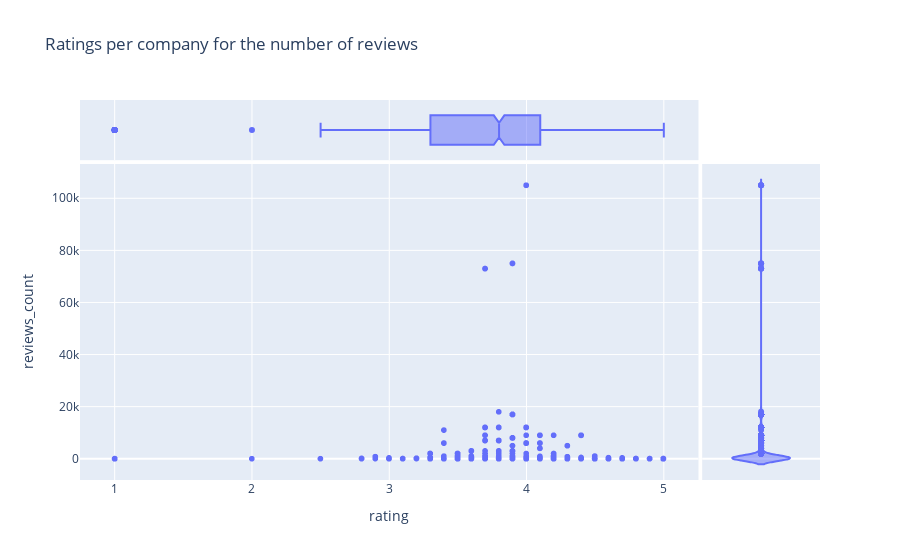

The code cell stored with this chart in its notebook:
### Markdown cell above
### Rating per views

### Code cell
fig = px.scatter(df, x='rating', y='reviews_count', marginal_y="violin",
           marginal_x="box", title='Ratings per company for the number of reviews')
fig.show()

### Figure 1 — Plotly figure (JSON) as saved in the notebook; plotly's stock layout.template omitted (floating-point values rounded to 4 significant figures; data arrays with more than 128 entries replaced by an {"elided": "..."} marker saying what was removed)
{"data": [{"hovertemplate": "rating=%{x}<br>reviews_count=%{y}<extra></extra>", "legendgroup": "", "marker": {"color": "#636efa", "symbol": "circle"}, "mode": "markers", "name": "", "showlegend": false, "type": "scattergl", "x": {"elided": "1262 float values"}, "xaxis": "x", "y": {"elided": "1262 int values"}, "yaxis": "y"}, {"alignmentgroup": "True", "hovertemplate": "rating=%{x}<extra></extra>", "legendgroup": "", "marker": {"color": "#636efa", "symbol": "circle"}, "name": "", "notched": true, "offsetgroup": "", "showlegend": false, "type": "box", "x": {"elided": "1262 float values"}, "xaxis": "x3", "yaxis": "y3"}, {"alignmentgroup": "True", "hovertemplate": "reviews_count=%{y}<extra></extra>", "legendgroup": "", "marker": {"color": "#636efa", "symbol": "circle"}, "name": "", "offsetgroup": "", "scalegroup": "y", "showlegend": false, "type": "violin", "xaxis": "x2", "y": {"elided": "1262 int values"}, "yaxis": "y2"}], "layout": {"autosize": true, "legend": {"tracegroupgap": 0}, "title": {"text": "Ratings per company for the number of reviews"}, "xaxis": {"anchor": "y", "autorange": true, "domain": [0, 0.8358], "range": [0.7556, 5.244], "title": {"text": "rating"}, "type": "linear"}, "xaxis2": {"anchor": "y2", "autorange": true, "domain": [0.8408, 1], "matches": "x2", "range": [-0.5, 0.5], "showgrid": false, "showline": false, "showticklabels": false, "ticks": "", "type": "category"}, "xaxis3": {"anchor": "y3", "autorange": true, "domain": [0, 0.8358], "matches": "x", "range": [0.7556, 5.244], "showgrid": true, "showticklabels": false, "type": "linear"}, "xaxis4": {"anchor": "y4", "domain": [0.8408, 1], "matches": "x2", "showgrid": false, "showline": false, "showticklabels": false, "ticks": ""}, "yaxis": {"anchor": "x", "autorange": true, "domain": [0, 0.8316], "range": [-9272.0, 114300.0], "title": {"text": "reviews_count"}, "type": "linear"}, "yaxis2": {"anchor": "x2", "autorange": true, "domain": [0, 0.8316], "matches": "y", "range": [-9272.0, 114300.0], "showgrid": true, "showticklabels": false, "type": "linear"}, "yaxis3": {"anchor": "x3", "autorange": true, "domain": [0.8416, 1], "matches": "y3", "range": [-0.5, 0.5], "showgrid": false, "showline": false, "showticklabels": false, "ticks": "", "type": "category"}, "yaxis4": {"anchor": "x4", "domain": [0.8416, 1], "matches": "y3", "showgrid": true, "showline": false, "showticklabels": false, "ticks": ""}}}
